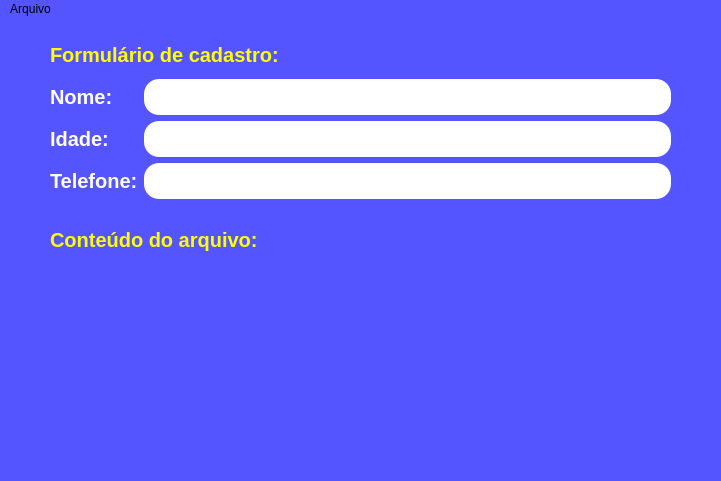
<?xml version="1.0" encoding="UTF-8"?>
<ui version="4.0">
 <class>MainWindow</class>
 <widget class="QMainWindow" name="MainWindow">
  <property name="geometry">
   <rect>
    <x>0</x>
    <y>0</y>
    <width>721</width>
    <height>481</height>
   </rect>
  </property>
  <property name="windowTitle">
   <string>Aula 20 - Cadastro e leitura de arquivos</string>
  </property>
  <property name="styleSheet">
   <string notr="true">background-color: rgb(85, 85, 255);</string>
  </property>
  <widget class="QWidget" name="centralwidget">
   <widget class="QWidget" name="formLayoutWidget">
    <property name="geometry">
     <rect>
      <x>50</x>
      <y>60</y>
      <width>621</width>
      <height>141</height>
     </rect>
    </property>
    <layout class="QFormLayout" name="formLayout">
     <item row="0" column="1">
      <widget class="QLineEdit" name="lineEdit">
       <property name="enabled">
        <bool>true</bool>
       </property>
       <property name="styleSheet">
        <string notr="true">height:30px;background-color:#fff;border:0;border-radius:15px;padding: 3px 15px</string>
       </property>
      </widget>
     </item>
     <item row="1" column="1">
      <widget class="QLineEdit" name="lineEdit_2">
       <property name="enabled">
        <bool>true</bool>
       </property>
       <property name="styleSheet">
        <string notr="true">height:30px;background-color:#fff;border:0;border-radius:15px;padding: 3px 15px</string>
       </property>
      </widget>
     </item>
     <item row="2" column="0">
      <widget class="QLabel" name="label_3">
       <property name="styleSheet">
        <string notr="true">font-size:20px;font-weight:bold;color:rgb(255, 255, 255);</string>
       </property>
       <property name="text">
        <string>Telefone:</string>
       </property>
      </widget>
     </item>
     <item row="2" column="1">
      <widget class="QLineEdit" name="lineEdit_3">
       <property name="enabled">
        <bool>true</bool>
       </property>
       <property name="styleSheet">
        <string notr="true">height:30px;background-color:#fff;border:0;border-radius:15px;padding: 3px 15px</string>
       </property>
      </widget>
     </item>
     <item row="0" column="0">
      <widget class="QLabel" name="label">
       <property name="styleSheet">
        <string notr="true">font-size:20px;font-weight:bold;color:rgb(255, 255, 255);</string>
       </property>
       <property name="text">
        <string>Nome:</string>
       </property>
      </widget>
     </item>
     <item row="1" column="0">
      <widget class="QLabel" name="label_2">
       <property name="styleSheet">
        <string notr="true">font-size:20px;font-weight:bold;color:rgb(255, 255, 255);</string>
       </property>
       <property name="text">
        <string>Idade:</string>
       </property>
      </widget>
     </item>
    </layout>
   </widget>
   <widget class="QLabel" name="label_4">
    <property name="geometry">
     <rect>
      <x>50</x>
      <y>205</y>
      <width>241</width>
      <height>31</height>
     </rect>
    </property>
    <property name="styleSheet">
     <string notr="true">font-size:20px;font-weight:bold;color:rgb(255, 255, 0);</string>
    </property>
    <property name="text">
     <string>Conteúdo do arquivo:</string>
    </property>
   </widget>
   <widget class="QLabel" name="label_5">
    <property name="geometry">
     <rect>
      <x>50</x>
      <y>20</y>
      <width>251</width>
      <height>31</height>
     </rect>
    </property>
    <property name="styleSheet">
     <string notr="true">font-size:20px;font-weight:bold;color:rgb(255, 255, 0);</string>
    </property>
    <property name="text">
     <string>Formulário de cadastro:</string>
    </property>
   </widget>
   <widget class="QLabel" name="label_6">
    <property name="geometry">
     <rect>
      <x>50</x>
      <y>240</y>
      <width>621</width>
      <height>191</height>
     </rect>
    </property>
    <property name="styleSheet">
     <string notr="true">font-size:20px;color:rgb(255, 255, 255);</string>
    </property>
    <property name="text">
     <string/>
    </property>
    <property name="alignment">
     <set>Qt::AlignLeading|Qt::AlignLeft|Qt::AlignTop</set>
    </property>
   </widget>
  </widget>
  <widget class="QStatusBar" name="statusbar"/>
  <widget class="QMenuBar" name="menuBar">
   <property name="geometry">
    <rect>
     <x>0</x>
     <y>0</y>
     <width>721</width>
     <height>21</height>
    </rect>
   </property>
   <widget class="QMenu" name="menuArquivo">
    <property name="title">
     <string>Arquivo</string>
    </property>
    <addaction name="actionSalvar"/>
    <addaction name="actionAbrir"/>
   </widget>
   <addaction name="menuArquivo"/>
  </widget>
  <action name="actionSalvar">
   <property name="text">
    <string>Salvar</string>
   </property>
  </action>
  <action name="actionAbrir">
   <property name="text">
    <string>Abrir</string>
   </property>
  </action>
 </widget>
 <resources/>
 <connections/>
</ui>
